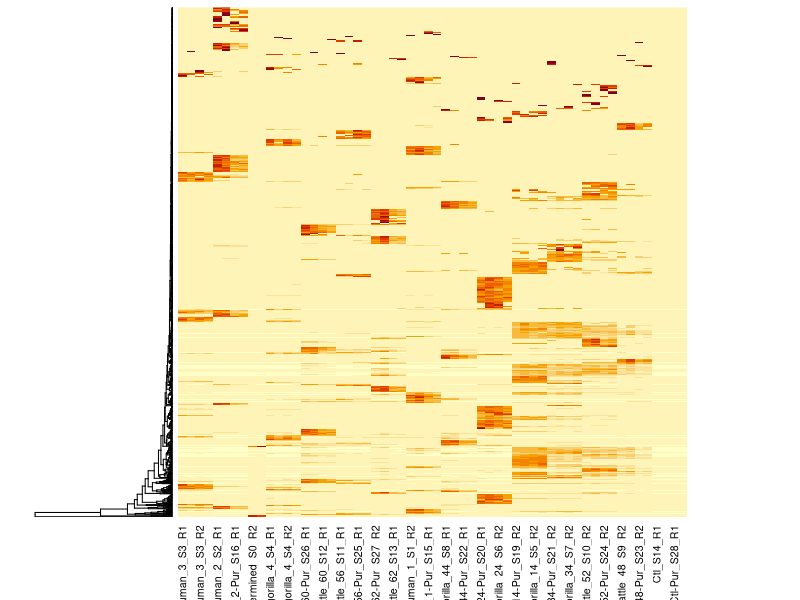
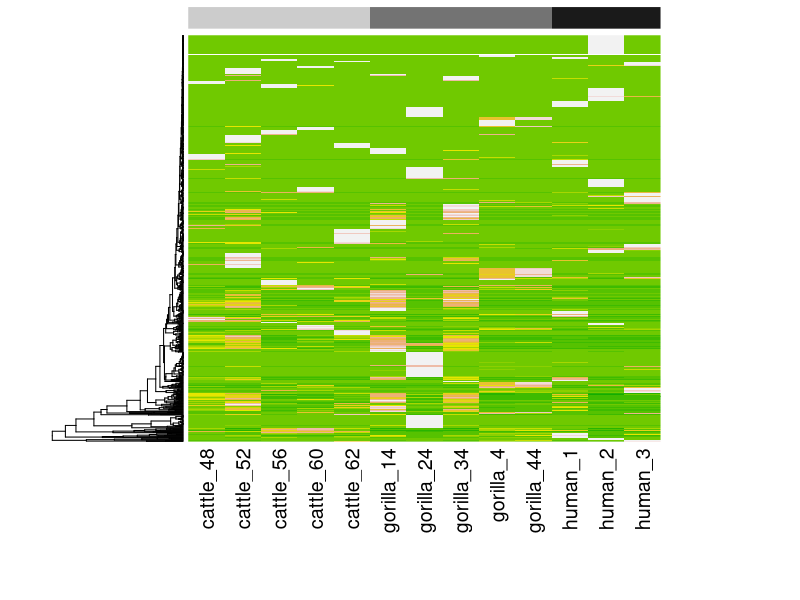

Reproduce these figures in R, in order. (Note: this script raises an error after producing the figures.)
require(graphics); require(grDevices)

#setwd("C:/Users/David Hayman/Dropbox/marsden/ORION__sample_results")

data<-read.csv("06032015_run_mfp_scan_v5.csv",header=T,row.names=1)
colnames(data) <- c(#"UniqueID",
  "human_3_S3_R1",
  "human_3-Pur_S17_R1",
  "human_3_S3_R2",
  "human_3-Pur_S17_R2",
  "human_2_S2_R1",
  "human_2_S2_R2",
  "human_2-Pur_S16_R1",
  "human_2-Pur_S16_R2",
  "Undetermined_S0_R2",
  "Undetermined_S0_R1",
  "gorilla_4_S4_R1",
  "gorilla_4-Pur_S18_R1",
  "gorilla_4_S4_R2",
  "gorilla_4-Pur_S18_R2",
  "cattle_60-Pur_S26_R1",
  "cattle_60-Pur_S26_R2",
  "cattle_60_S12_R1",
  "cattle_60_S12_R2",
  "cattle_56_S11_R1",
  "cattle_56_S11_R2",
  "cattle_56-Pur_S25_R1",
  "cattle_56-Pur_S25_R2",
  "cattle_62-Pur_S27_R2",
  "cattle_62-Pur_S27_R1",
  "cattle_62_S13_R1",
  "cattle_62_S13_R2",
  "human_1_S1_R2",
  "human_1_S1_R1",
  "human_1-Pur_S15_R1",
  "human_1-Pur_S15_R2",
  "gorilla_44_S8_R1",
  "gorilla_44_S8_R2",
  "gorilla_44-Pur_S22_R1",
  "gorilla_44-Pur_S22_R2",
  "gorilla_24-Pur_S20_R1",
  "gorilla_24_S6_R1",
  "gorilla_24_S6_R2",
  "gorilla_24-Pur_S20_R2",
  "gorilla_14-Pur_S19_R2",
  "gorilla_14-Pur_S19_R1",
  "gorilla_14_S5_R2",
  "gorilla_14_S5_R1",
  "gorilla_34-Pur_S21_R2",
  "gorilla_34-Pur_S21_R1",
  "gorilla_34_S7_R2",
  "gorilla_34_S7_R1",
  "cattle_52_S10_R2",
  "cattle_52_S10_R1",
  "cattle_52-Pur_S24_R2",
  "cattle_52-Pur_S24_R1",
  "cattle_48_S9_R2",
  "cattle_48_S9_R1",	
  "cattle_48-Pur_S23_R2",	
  "cattle_48-Pur_S23_R1",
  "Ctl_S14_R1",
  "Ctl_S14_R2",
  "Ctl-Pur_S28_R1",
  "Ctl-Pur_S28_R2")

# 
data<-data.matrix(data)
# heatmap(data,na.rm=T)

## to remove the contamination
df1<-data[!(rowSums(data[,55:58])>0),]
heatmap(df1,Colv=NA,labRow=NA)

test<-df1[,1:54]
# heatmap(test,Colv=NA,labRow=NA,margins=c(12,7),cexCol=0.5)
colnames = c( "human_3",
              "human_2",
              "gorilla_4",
              "cattle_60",
              "cattle_56",
              "cattle_62",
              "human_1",
              "gorilla_44",
              "gorilla_24",
              "gorilla_14",
              "gorilla_34",
              "cattle_52",
              "cattle_48")

# calculate the means
means = lapply(colnames, function(name) { apply(test[,grep(name, colnames(test))], 1, mean) })

# build the result
result = do.call(cbind, means)
#result = as.data.frame(t(result))
colnames(result) = colnames

# # 
# result[which(result==0)] = NA
# df2<-result[!complete.cases(result),]
# heatmap(df2,Colv=NA,labRow=NA)
# 
# df2[is.na(df2)] <- 0

m <- result[,order(colnames(result))]

heatmap(m,Colv=NA,
  labRow=NA,col=terrain.colors(20, alpha = 1),
         margins=c(12,7),
         ColSideColors = c(rep("grey80",5),
                           rep("grey45",5),
                           rep("grey10",3)),
         cexCol=1.8)

res<-rownames(test)
 # write.csv(res,"res.csv")

virusresults<-test[grep("virus",res),] # returns those with 'virus' in

virusres<-as.data.frame(virusresults)
 virusres$virus<-rownames(virusres)

virusres<-virusres[-c(1,6),]
  
library(ggplot2)
library(plyr)
library(reshape2)

vres<-melt(virusres)

p <- qplot(x=virus, y=value, fill=variable,
                       data=vres, geom="bar", stat="identity",
                       position="dodge",ylab="reads")

p+theme(text = element_text(size=20),
        axis.text.x = element_text(angle=90, vjust=1,colour="grey20")) 


p <- qplot(x=virus, y=value, fill=variable,
           data=vres, geom="bar", stat="identity",
           position="stack",ylab="reads")

p+theme(text = element_text(size=20),
        axis.text.x = element_text(angle=90, vjust=1,colour="grey20")) 


virusres[virusres == 0]<-NA
virusres <- virusres[,colSums(is.na(virusres))<nrow(virusres)]
virusres
vres<-melt(virusres)

p <- qplot(x=virus, y=value, fill=variable,
           data=vres, geom="bar", stat="identity",
           position="dodge",ylab="reads")

p+theme(text = element_text(size=20),
        axis.text.x = element_text(angle=90, vjust=1,colour="grey20"))+
  scale_fill_hue(c=90, l=55)+ scale_fill_brewer(palette="Set1")

p <- qplot(x=virus, y=value, fill=variable,
           data=vres, geom="bar", stat="identity",
           position="stack",ylab="reads")

# cbPalette <- c("#999999", "#56B4E9", "#0072B2", "#D55E00", "#CC79A7")

p+theme(text = element_text(size=20),
        axis.text.x = element_text(angle=90, vjust=1,colour="grey20"))+
  scale_fill_hue(c=90, l=55)+ scale_fill_brewer(palette="Set1")


##

names(vres)<-c("virus","host","value")

p <- qplot(x=virus, y=value, fill=host,
           data=vres, geom="bar", stat="identity",
           position="dodge",ylab="reads")
p+ theme(text = element_text(size=20),
         axis.title.x=element_blank(),
      axis.text.x = element_text(angle=90, vjust=1,colour="grey20"))+
  scale_fill_hue(c=90, l=55)+ scale_fill_brewer(palette="Set1")


colnames = c( "human_3",
              "human_2",
              "gorilla_4",
              "cattle_60",
              "cattle_56",
              "cattle_62",
              "human_1",
              "gorilla_44",
              "gorilla_24",
              "gorilla_14",
              "gorilla_34",
              "cattle_52",
              "cattle_48")

# calculate the means
means = lapply(colnames, function(name) { apply(virusresults[,grep(name, colnames(virusresults))], 1, mean) })

# build the result
result = do.call(cbind, means)
result = as.data.frame(t(result))
rownames(result) = colnames

### KEEP TO REMOVE HAs IF NEEDED
result[result == 0]<-NA
result <- result[rowSums(is.na(result))<ncol(result),]
result

colnames(result)<-c("Microvirus","Picobirnavirus",
                    "D - picobirnavirus","Hepatitis C virus",
                    "Lassa virus","Hyposoter fugitivus ichnovirus")
result<-result[,2:5]

vs_r<-melt(t(result))
colnames(vs_r)<-c("virus","host","reads")


p <- qplot(x=virus, y=reads, fill=host,
           data=vs_r, geom="bar", stat="identity",
           position="dodge",ylab="reads")

p+theme(text = element_text(size=20),
        axis.text.x = element_text(angle=90, vjust=1,colour="grey20"))+
  scale_fill_hue(c=90, l=55)+ scale_fill_brewer(palette="Set1")


p <- qplot(x=virus, y=reads, fill=host,
           data=vs_r, geom="bar", stat="identity",
           position="stack",ylab="reads",asp=1)

p+theme(text = element_text(size=20),
        axis.text.x = element_text(angle=90, vjust=1,colour="grey20"))+
  scale_fill_hue(c=90, l=55)+ scale_fill_brewer(palette="Set1")


  ggplot(data=vs_r, aes(x=host,y=reads, fill=host)) +
    labs(y="Mean reads") +
    geom_bar(position='dodge',stat="identity")+
    facet_wrap( ~virus , nrow=1)+
   theme( axis.text.x = element_text(angle = 90,colour = "grey10"),
     text = element_text(size=20))

  colnames(vs_r)[2]<-c("host_id")
  ggplot(data=vs_r, aes(x=host_id,y=reads, fill=host_id)) +
    labs(y="mean reads") +
    geom_bar(position='dodge',stat="identity")+
    facet_wrap( ~virus , nrow=1)+
    theme( axis.text.x = element_blank(),
           axis.title.x = element_blank(),
           text = element_text(size=20))
  